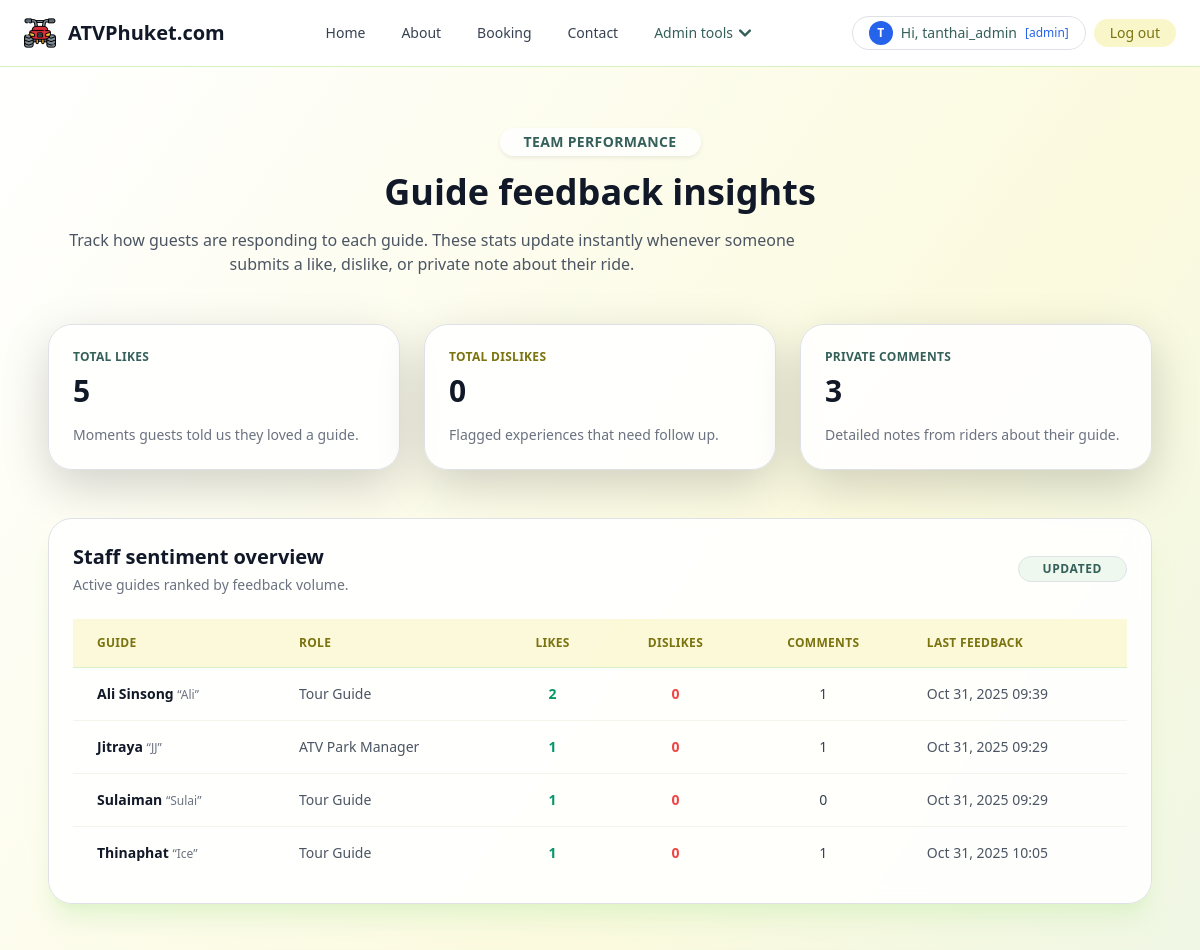
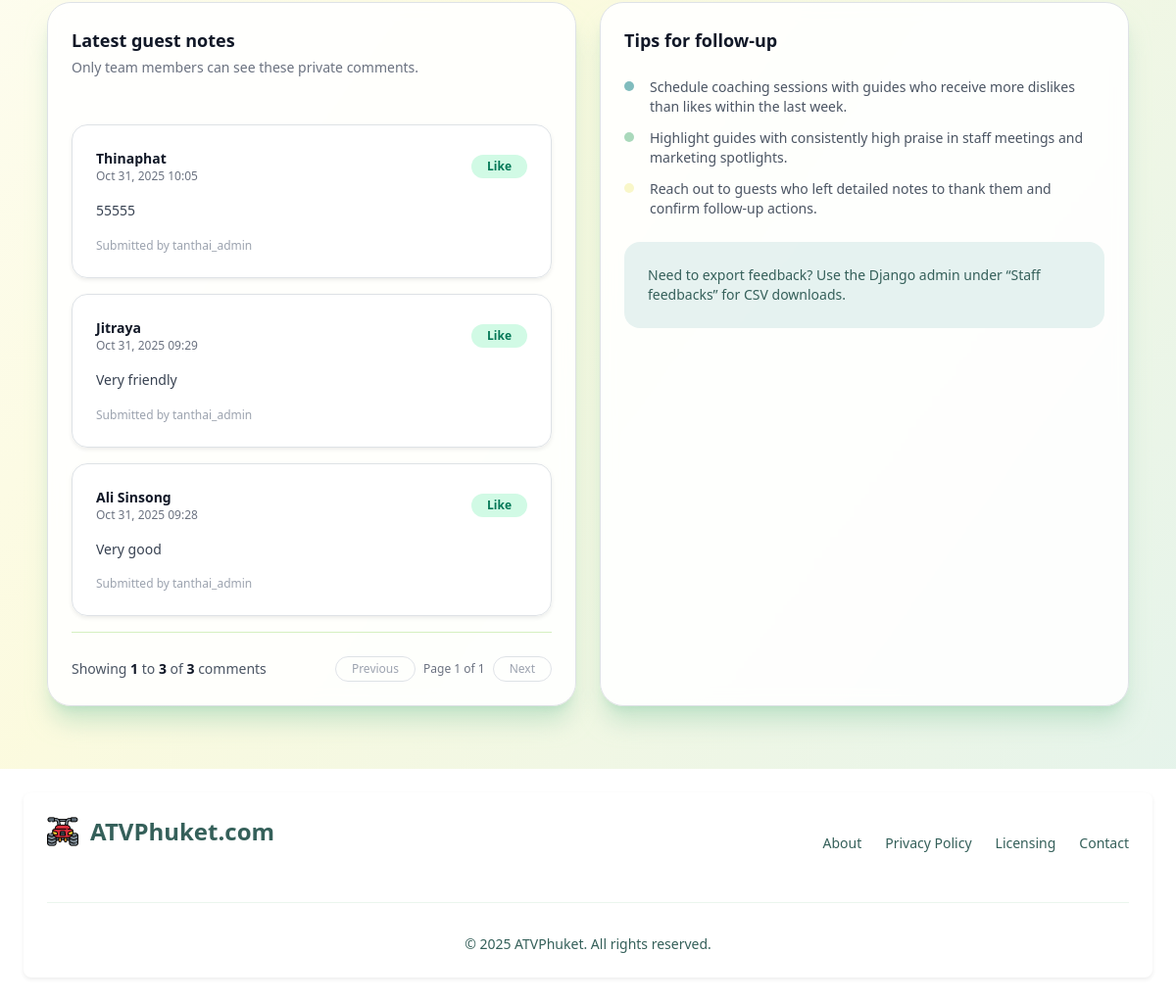
The page /staff/insights/ (signed in) on the database as committed earlier (2 pictures, top to bottom).
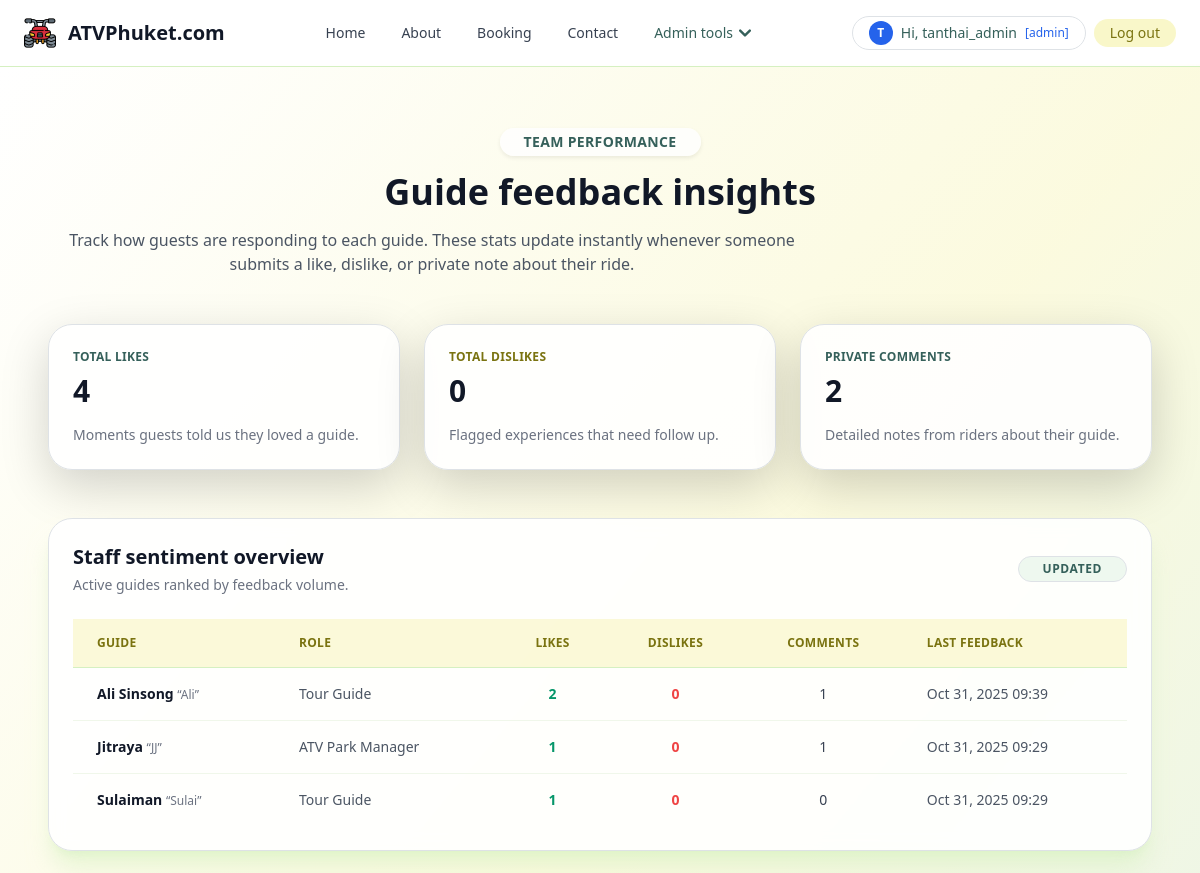
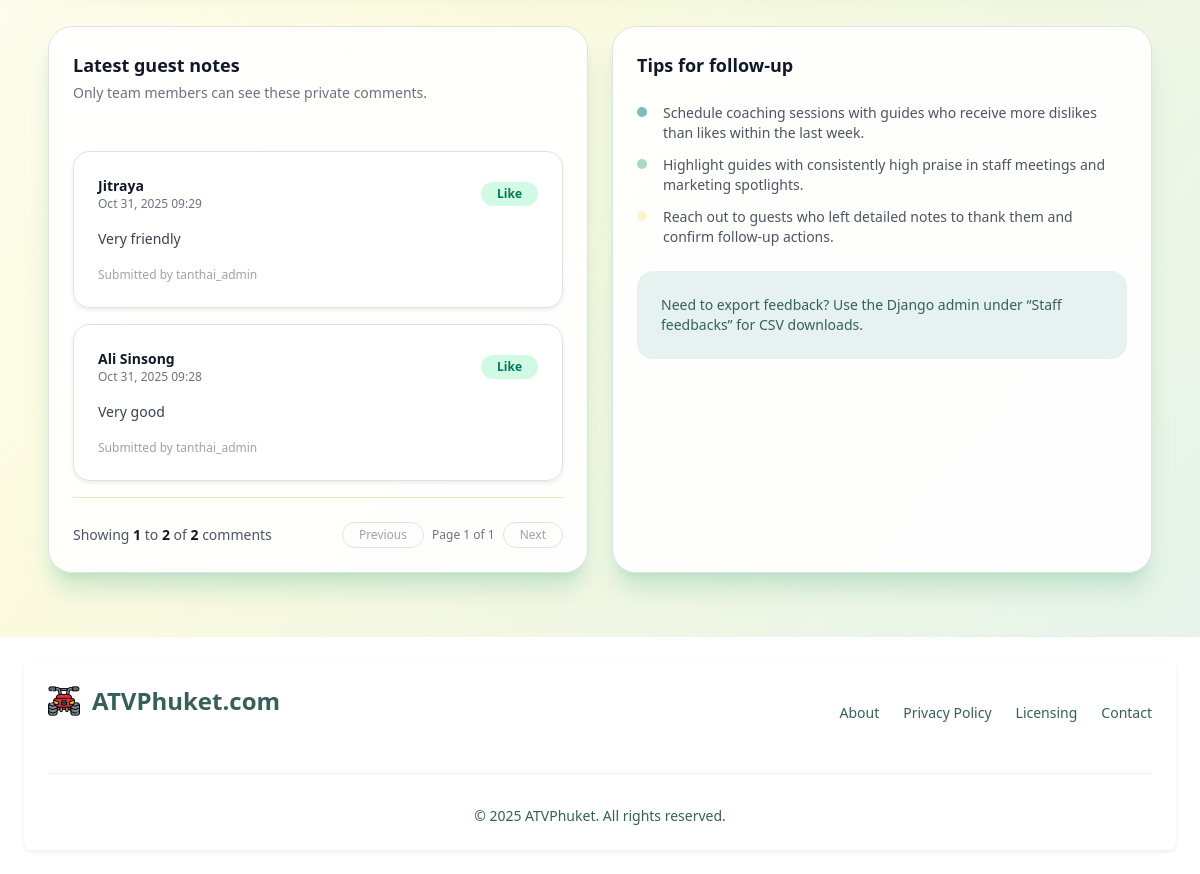
The same page on the database as committed later (2 pictures, top to bottom).
### myapp/models.py (models this page shows, shortened)
class Staff(models.Model):
    name = models.CharField(max_length=100)
    nickname = models.CharField(max_length=60, blank=True)
    role = models.CharField(max_length=120, blank=True)
    years_experience = models.PositiveIntegerField(default=0)
    bio = models.TextField(blank=True)
    likes = models.TextField(blank=True)
    dislikes = models.TextField(blank=True)
    comment = models.TextField(blank=True)
    avatar = models.ImageField(upload_to="staff/", blank=True)
    active = models.BooleanField(default=True)
    display_order = models.PositiveIntegerField(default=0)
    class Meta:
        ordering = ["display_order", "name"]

class StaffFeedback(models.Model):
    class Sentiment(models.TextChoices):
        LIKE = "like", "Like"
        DISLIKE = "dislike", "Dislike"
        NONE = "none", "No vote"
    staff = models.ForeignKey(Staff, on_delete=models.CASCADE, related_name="feedback")
    user = models.ForeignKey(User, on_delete=models.CASCADE, related_name="staff_feedback")
    sentiment = models.CharField(max_length=10, choices=Sentiment.choices, default=Sentiment.NONE)
    comment = models.TextField(blank=True)
    created_at = models.DateTimeField(auto_now_add=True)
    updated_at = models.DateTimeField(auto_now=True)
    class Meta:
        unique_together = ("staff", "user")
        ordering = ["-updated_at"]

### myapp/views.py (the view)
# urls.py: path('staff/insights/', views.staff_insights, name='staff-insights'),
@login_required(login_url="/login")
def staff_insights(request: HttpRequest) -> HttpResponse:
    profile = _get_profile(request.user)
    if not (
        request.user.is_staff
        or request.user.is_superuser
        or (profile and profile.usertype == "admin")
    ):
        return HttpResponse("Forbidden", status=403)
    comment_filter = ~Q(feedback__comment__isnull=True) & ~Q(feedback__comment__exact="")
    staff_stats = (
        Staff.objects.all()
        .annotate(
            likes_count=Count(
                "feedback", filter=Q(feedback__sentiment=StaffFeedback.Sentiment.LIKE)
            ),
            dislikes_count=Count(
                "feedback", filter=Q(feedback__sentiment=StaffFeedback.Sentiment.DISLIKE)
            ),
            comment_count=Count("feedback", filter=comment_filter),
            latest_feedback=Max("feedback__created_at"),
        )
        .order_by("display_order", "name")
    )
    totals = StaffFeedback.objects.aggregate(
        total_likes=Count("id", filter=Q(sentiment=StaffFeedback.Sentiment.LIKE)),
        total_dislikes=Count("id", filter=Q(sentiment=StaffFeedback.Sentiment.DISLIKE)),
        total_comments=Count("id", filter=~Q(comment__isnull=True) & ~Q(comment__exact="")),
    )
    feedback_qs = (
        StaffFeedback.objects.select_related("staff", "user")
        .exclude(comment__isnull=True)
        .exclude(comment__exact="")
        .order_by("-created_at")
    )
    paginator = Paginator(feedback_qs, 6)
    page_number = request.GET.get("page")
    recent_page = paginator.get_page(page_number)
    context = {
        "staff_stats": staff_stats,
        "totals": totals,
        "recent_feedback_page": recent_page,
    }
    return render(request, "myapp/staff_insights.html", context)

### myapp/views.py (called while the page is built)
def _get_profile(user: User) -> Profile | None:
    try:
        return user.profile
    except Profile.DoesNotExist:
        return None

### myapp/template/myapp/staff_insights.html (shortened to what the changed rows need)
{% extends 'myapp/base.html' %}
{% load static %}
{% block content %}
<script src="https://cdn.tailwindcss.com"></script>
<section class="bg-gradient-to-br from-white via-[#F9F7C9]/60 to-[#AAD9BB]/30 py-16">
  <div class="mx-auto flex max-w-6xl flex-col gap-12 px-4 sm:px-6 lg:px-8">
    <header class="space-y-4 text-center lg:text-left">
      <h1 class="text-3xl font-bold text-gray-900 sm:text-4xl">Guide feedback insights</h1>
    </header>
    <div class="grid gap-6 sm:grid-cols-2 lg:grid-cols-3">
      <div class="rounded-3xl border border-[#D5F0C1] bg-white/90 p-6 shadow-lg shadow-[#D5F0C1]/50">
        <p class="text-xs font-semibold uppercase tracking-wide text-[#35605A]">Total likes</p>
        <p class="mt-2 text-3xl font-bold text-gray-900">{{ totals.total_likes|default:0 }}</p>
        <p class="mt-3 text-sm text-gray-500">Moments guests told us they loved a guide.</p>
      </div>
      <div class="rounded-3xl border border-[#80BCBD] bg-white/90 p-6 shadow-lg shadow-[#80BCBD]/50 sm:col-span-2 lg:col-span-1">
        <p class="text-xs font-semibold uppercase tracking-wide text-[#35605A]">Private comments</p>
        <p class="mt-2 text-3xl font-bold text-gray-900">{{ totals.total_comments|default:0 }}</p>
        <p class="mt-3 text-sm text-gray-500">Detailed notes from riders about their guide.</p>
      </div>
    </div>
    <div class="rounded-3xl border border-white/60 bg-white/90 p-6 shadow-xl shadow-[#D5F0C1]/60 backdrop-blur">
      <div class="flex flex-col gap-6 lg:flex-row lg:items-center lg:justify-between">
        <div>
          <h2 class="text-xl font-semibold text-gray-900">Staff sentiment overview</h2>
        </div>
      </div>
      <div class="mt-6 overflow-x-auto">
        <table class="min-w-full divide-y divide-[#D5F0C1] text-left text-sm text-gray-700">
          <thead class="bg-[#F9F7C9]/70 text-xs font-semibold uppercase tracking-wide text-[#7A7310]">
            <tr>
              <th scope="col" class="px-4 py-3">Guide</th>
              <th scope="col" class="px-4 py-3">Role</th>
              <th scope="col" class="px-4 py-3 text-center">Likes</th>
              <th scope="col" class="px-4 py-3 text-center">Dislikes</th>
              <th scope="col" class="px-4 py-3 text-center">Comments</th>
              <th scope="col" class="px-4 py-3">Last feedback</th>
            </tr>
          </thead>
          <tbody class="divide-y divide-[#F0F7EA]">
            {% for staff in staff_stats %}
            <tr class="transition hover:bg-[#F9F7C9]/50">
              <td class="px-4 py-3 font-semibold text-gray-900">
                {{ staff.name }}
                {% if staff.nickname %}
                <span class="text-xs font-normal text-gray-500">“{{ staff.nickname }}”</span>
                {% endif %}
              </td>
              <td class="px-4 py-3 text-gray-600">{{ staff.role|default:"—" }}</td>
              <td class="px-4 py-3 text-center font-semibold text-emerald-600">{{ staff.likes_count }}</td>
              <td class="px-4 py-3 text-center font-semibold text-red-500">{{ staff.dislikes_count }}</td>
              <td class="px-4 py-3 text-center text-gray-700">{{ staff.comment_count }}</td>
              <td class="px-4 py-3 text-gray-600">
                {% if staff.latest_feedback %}
                  {{ staff.latest_feedback|date:"M d, Y H:i" }}
                {% else %}
                  <span class="text-gray-400">No feedback yet</span>
                {% endif %}
              </td>
            </tr>
            {% empty %}
            <tr>
              <td colspan="6" class="px-4 py-6 text-center text-gray-500">No staff records found.</td>
            </tr>
            {% endfor %}
          </tbody>
        </table>
      </div>
    </div>
    <div class="grid gap-6 lg:grid-cols-2">
      <div class="rounded-3xl border border-white/60 bg-white/90 p-6 shadow-xl shadow-[#AAD9BB]/60 backdrop-blur">
        <div class="mt-5 space-y-4">
          {% if recent_feedback_page %}
            {% for entry in recent_feedback_page %}
            <article class="rounded-2xl border border-[#D5F0C1] bg-white/95 p-4 shadow-sm">
              <div class="flex items-center justify-between">
                <div>
                  <p class="text-sm font-semibold text-gray-900">{{ entry.staff.name }}</p>
                  <p class="text-xs text-gray-500">{{ entry.created_at|date:"M d, Y H:i" }}</p>
                </div>
                <span class="rounded-full px-3 py-1 text-xs font-semibold {% if entry.sentiment == entry.Sentiment.LIKE %}bg-emerald-100 text-emerald-700{% elif entry.sentiment == entry.Sentiment.DISLIKE %}bg-red-100 text-red-600{% else %}bg-gray-100 text-gray-600{% endif %}">
                  {{ entry.get_sentiment_display }}
                </span>
              </div>
              <p class="mt-3 text-sm text-gray-700 leading-relaxed">{{ entry.comment }}</p>
              <p class="mt-3 text-xs text-gray-400">Submitted by {{ entry.user.get_full_name|default:entry.user.username }}</p>
            </article>
            {% endfor %}
            <nav class="flex items-center justify-between border-t border-[#D5F0C1] pt-4 text-sm text-gray-600">
              <div>
                Showing
                <span class="font-semibold text-gray-900">
                  {{ recent_feedback_page.start_index }}
                </span>
                to
                <span class="font-semibold text-gray-900">
                  {{ recent_feedback_page.end_index }}
                </span>
                of
                <span class="font-semibold text-gray-900">
                  {{ recent_feedback_page.paginator.count }}
                </span>
                comments
              </div>
              <div class="flex items-center gap-2">
                {% if recent_feedback_page.has_previous %}
                <a href="?page={{ recent_feedback_page.previous_page_number }}" class="inline-flex items-center rounded-full border border-[#AAD9BB] px-3 py-1 text-xs font-semibold text-[#35605A] transition hover:bg-[#AAD9BB]/40">
                  Previous
                </a>
                {% else %}
                <span class="inline-flex items-center rounded-full border border-gray-200 px-3 py-1 text-xs text-gray-400">Previous</span>
                {% endif %}
                <span class="text-xs text-gray-500">
                  Page {{ recent_feedback_page.number }} of {{ recent_feedback_page.paginator.num_pages }}
                </span>
                {% if recent_feedback_page.has_next %}
                <a href="?page={{ recent_feedback_page.next_page_number }}" class="inline-flex items-center rounded-full border border-[#AAD9BB] px-3 py-1 text-xs font-semibold text-[#35605A] transition hover:bg-[#AAD9BB]/40">
                  Next
                </a>
                {% else %}
                <span class="inline-flex items-center rounded-full border border-gray-200 px-3 py-1 text-xs text-gray-400">Next</span>
                {% endif %}
              </div>
            </nav>
          {% else %}
          <p class="rounded-2xl border border-dashed border-[#D5F0C1] px-4 py-6 text-center text-sm text-gray-500">No comments yet. Encourage riders to share feedback after each tour.</p>
          {% endif %}
        </div>
      </div>
    </div>
  </div>
</section>
{% endblock content %}

Rows that differ between the two databases and show on the page:
removed Staff: name "Thinaphat", nickname "Ice", role "Tour Guide", likes_count "1", dislikes_count "0", comment_count "1", latest_feedback "Oct 31, 2025 10:05"
removed StaffFeedback: staff.name "Thinaphat", created_at "Oct 31, 2025 10:05", sentiment "Like", comment "55555", user.get_full_name "tanthai_admin"
Other text that changed with them:
{{ totals.total_likes|default:0 }}: "5" → "4"
{{ totals.total_comments|default:0 }}: "3" → "2"
{{ recent_feedback_page.end_index }}: "3" → "2"
{{ recent_feedback_page.paginator.count }}: "3" → "2"
